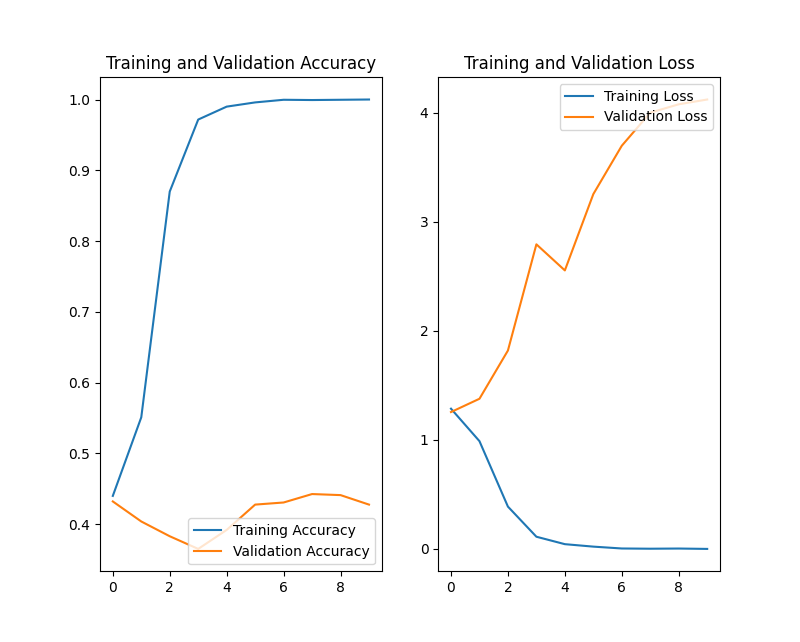

This chart was generated by the following Python code:
import matplotlib.pyplot as plt
import numpy as np
import os
import PIL
import tensorflow as tf
import pathlib

from tensorflow import keras
from tensorflow.keras import layers
from tensorflow.keras.models import Sequential

data_dir = pathlib.Path('.')
batch_size = 32
pix=256

train_ds = tf.keras.utils.image_dataset_from_directory(
  data_dir,
  validation_split=0.2,
  subset="training",
  seed=123,
  image_size=(pix, pix),
  batch_size=batch_size)

val_ds = tf.keras.utils.image_dataset_from_directory(
  data_dir,
  validation_split=0.2,
  subset="validation",
  seed=123,
  image_size=(pix, pix),
  batch_size=batch_size)

class_names = train_ds.class_names

AUTOTUNE = tf.data.AUTOTUNE
train_ds = train_ds.cache().shuffle(1000).prefetch(buffer_size=AUTOTUNE)
val_ds = val_ds.cache().prefetch(buffer_size=AUTOTUNE)

num_classes = len(class_names)
model = Sequential([
  layers.Rescaling(1./255, input_shape=(pix, pix, 3)),
  layers.Conv2D(3, 3, activation='relu'),
  layers.Conv2D(3, 3, activation='relu'),
  layers.Conv2D(3, 3, activation='relu'),
  layers.Conv2D(3, 3, activation='relu'),
  layers.Conv2D(3, 3, activation='relu'),
  layers.Flatten(),
  layers.Dense(256, activation='relu'),
  layers.Dense(num_classes)
])

model.compile(optimizer='adam',
              loss=tf.keras.losses.SparseCategoricalCrossentropy(from_logits=True),
              metrics=['accuracy'])

model.summary()

epochs=10
history = model.fit(
  train_ds,
  validation_data=val_ds,
  epochs=epochs
)

acc = history.history['accuracy']
val_acc = history.history['val_accuracy']
loss = history.history['loss']
val_loss = history.history['val_loss']
epochs_range = range(epochs)
plt.figure(figsize=(8, 8))
plt.subplot(1, 2, 1)
plt.plot(epochs_range, acc, label='Training Accuracy')
plt.plot(epochs_range, val_acc, label='Validation Accuracy')
plt.legend(loc='lower right')
plt.title('Training and Validation Accuracy')
plt.subplot(1, 2, 2)
plt.plot(epochs_range, loss, label='Training Loss')
plt.plot(epochs_range, val_loss, label='Validation Loss')
plt.legend(loc='upper right')
plt.title('Training and Validation Loss')
plt.show()
